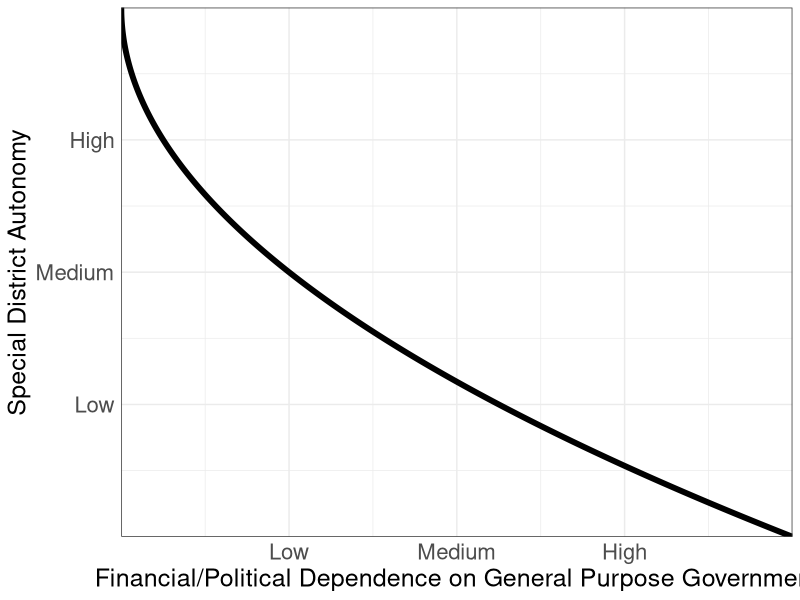

The R source for this figure:
Y = seq(0,100,0.01)
X = seq(0,100,0.01)

library(ggplot2)


ggplot() + geom_line(aes(x=X,y=-sqrt(Y)),lwd=2) + theme_bw() +
  scale_y_continuous(expand=c(0,0),breaks=-c(07.5,05.0,2.5),labels=c('Low','Medium','High')) + 
  scale_x_continuous(expand=c(0,0),breaks=c(025,050,75),labels=c('Low','Medium','High')) +
  ylab('Special District Autonomy') + xlab('Financial/Political Dependence on General Purpose Government') +
  theme(axis.ticks=element_blank(),axis.title=element_text(size=18),axis.text=element_text(size=16))


-sqrt(Y)
